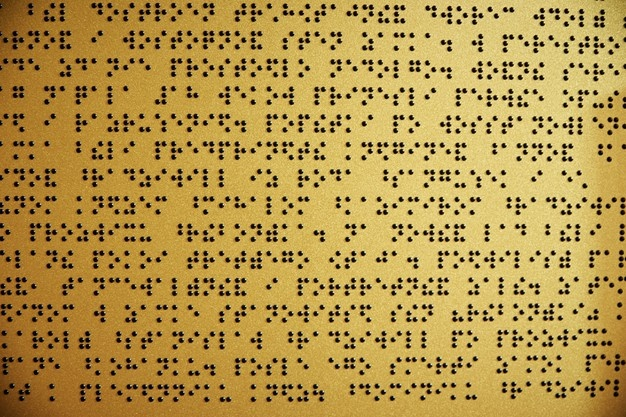
#> input picture obr/imagens/placa-braille-com-inscricoes.jpg, 626 x 417 px, found by its file name
$ jupyter execute construindo_a_box_versao4.ipynb
#> lines starting #> are read from the running program, lines starting #| are printed output that depends on the picture; after the words box and inside, x2 and y2 are one past the last pixel; in counts of white or black regions, pixels touching at a corner belong together
[cell 1]
import cv2
import matplotlib.pyplot as plt
import numpy as np
import skimage.morphology
import statistics as stat

[cell 2]
img = cv2.imread("/content/drive/MyDrive/Colab Notebooks/imagens/placa-braille-com-inscricoes.jpg", 0)
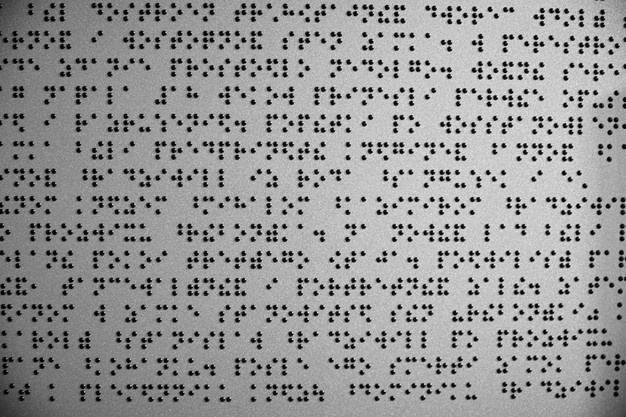
#> img: shape (417, 626); min 0, max 253, mean 149.9
_ , img_bin = cv2.threshold(img, 50, 255, cv2.THRESH_BINARY)
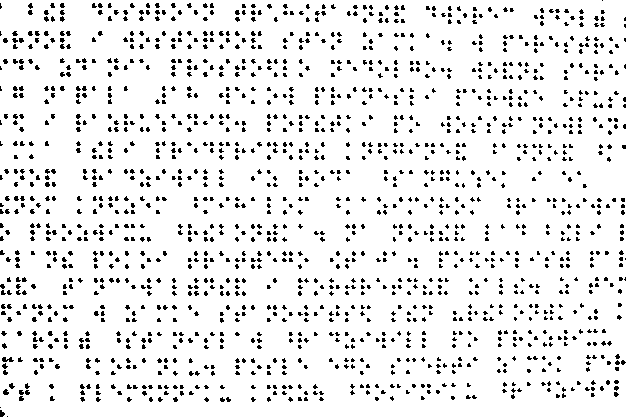
#> img_bin: shape (417, 626); 91.5% white; black in thin lines or dots
img_bin = (~img_bin)/255
#> img_bin: shape (417, 626) float64; values 0 (black) and 1 (white), 8.5% white in thin lines or dots

# Realizando erosão seguida de dilatação para separar pontos conectados
kernel = skimage.morphology.disk(1)
dst_img = cv2.erode( img_bin, kernel, iterations = 1 )
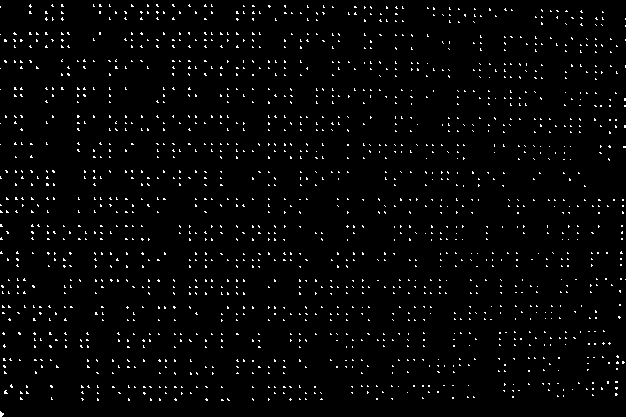
#> dst_img: shape (417, 626) float64; values 0 (black) and 1 (white), 2.3% white in thin lines or dots
dst_img = cv2.dilate( dst_img, kernel, iterations = 1 )
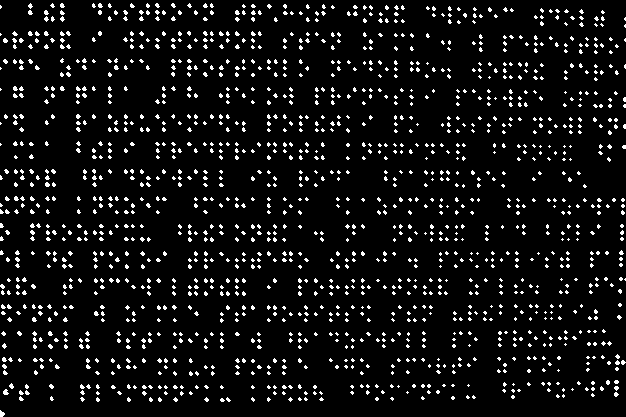
#> dst_img: shape (417, 626) float64; values 0 (black) and 1 (white), 7.1% white in thin lines or dots

plt.figure(figsize=(12,12))
plt.imshow(dst_img, cmap='gray')

[cell 3]
def make_histogram_y(img):
    '''
    Organiza os dados da projeção horizontal na imagem

    Entrada:
    img -> Array da imagem

    Saída:
    hist -> Array com os valores do histograma de projeção horizontal
    '''

    height, width = img.shape

    hist = np.zeros(height)
    for x in range(height):
        for y in range(width):
            if (img[x][y] == 1):
                hist[x] += 1

    return np.array(hist)

[cell 4]
def make_histogram_x(img):
    '''
    Organiza os dados da projeção vertical na imagem

    Entrada:
    img -> Array da imagem

    Saída:
    hist -> Array com os valores do histograma de projeção vertical
    '''

    height, width = img.shape

    hist = np.zeros(width)
    for x in range(height):
        for y in range(width):
            if (img[x][y] == 1):
                hist[y] += 1

    return np.array(hist)

[cell 5]
def get_delimiters(hist):
    delimiters = list()
    for i in range(1, len(hist)-1):
        if (hist[i] > 0) and (hist[i-1] == 0) and (hist[i+1] > 0):
            delimiters.append(i-1)
        if (hist[i] > 0) and (hist[i-1] > 0) and (hist[i+1] == 0):
            delimiters.append(i+1)
    return delimiters

[cell 6]
hist_y = make_histogram_y(img_bin)
#> hist_y = 417 values, max 190 at index 199, min 0 at index 1, mean 53.27
x = np.arange(len(hist_y))
#> x = 417 values from 0 to 416

plt.figure(figsize=(12,6))
plt.plot(x, hist_y)
plt.xlim(0, len(hist_y))

delimiters_y = get_delimiters(hist_y)
#> after the loop in get_delimiters, `for i in range(1, len(hist)-1):`: delimiters = 43 values from 2 to 409
#> delimiters_y = 43 values from 2 to 409
for lx in delimiters_y:
    plt.axvline(lx, color='red')
#> this loop made 43 passes
#> lx on passes 1 to 12: 2, 28, 30, 54, 57, 81, 85, 108, 113, 135, 140, 162
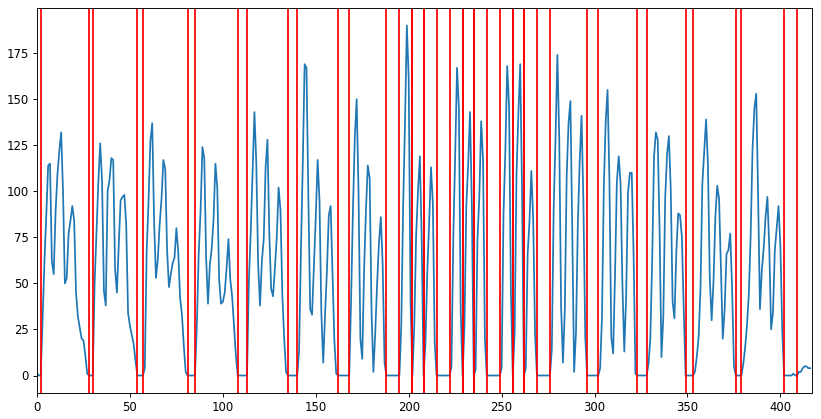
#> figure drawn by matplotlib, 1 panel; curve peaks at x = 199, y = 190

[cell 7]
distances_y = list()
for i in range(len(delimiters_y)-1):
    distances_y.append(delimiters_y[i+1] - delimiters_y[i])
#> this loop made 42 passes
#> after the loop, distances_y = 42 values, max 26 at index 0, min 0 at index 15, mean 9.69
    # print(f"{delimiters_y[i+1]} - {delimiters_y[i]}", end='\n')
print(distances_y)
#| [26, 2, 24, 3, 24, 4, 23, 5, 22, 5, 22, 6, 20, 7, 7, 0, 6, 0, 7, 7, 7, 0, 6, 0, 7, 7, 7, 0, 6, 0, 7, 7, 20, 6, 21, 5, 21, 4, 23, 3, 23, 7]
print(f"Menor distância entre as linhas de pontos: {np.min(distances_y)}")
#| Menor distância entre as linhas de pontos: 0
print(f"Distância que mais se repete: {stat.mode(distances_y)}")
#| Distância que mais se repete: 7

[cell 8]
def get_line_delimiters(delimiters):

    distances = list()
    for i in range(len(delimiters)-1):
        distances.append(delimiters[i+1] - delimiters[i])
        # print(f"{delimiters[i+1]} - {delimiters[i]}", end='\n')
    distances = np.array(distances)

    min = distances.min() # Distância entre linhas de pontos de um mesmo caractere
    max = distances.max() # Altura de um caractere
    # mode=stat.mode(distances) # Distância

    line_delimiters = list()
    for i in range(1, len(delimiters)-2):

        if (distances[i] > min+1 and distances[i] < max//2
            and distances[i+1] > min+1 and distances[i-1] > min+1):

            line_delimiters.append(delimiters[i])
            line_delimiters.append(delimiters[i+1])
        if i-1 == 0:
            line_delimiters.append(delimiters[i-1])
        if i+1 == len(delimiters)-2:
            line_delimiters.append(delimiters[i+1])

    return line_delimiters

[cell 9]
line_delimiters = get_line_delimiters(delimiters_y)
#> the loop in get_line_delimiters, `for i in range(len(delimiters)-1):` made 42 passes
#> after the loop in get_line_delimiters, `for i in range(len(delimiters)-1):`: distances has the same summary as distances_y outside get_line_delimiters
#> in get_line_delimiters, `min = distances.min()`: min = 0
#> in get_line_delimiters, `max = distances.max()`: max = 26
#> the loop in get_line_delimiters, `for i in range(1, len(delimiters)-2): ` made 40 passes
#> after the loop in get_line_delimiters, `for i in range(1, len(delimiters)-2):`: line_delimiters = 30 values, max 402 at index 29, min 2 at index 2, mean 204.2

plt.figure(figsize=(12,6))
plt.plot(x, hist_y)
plt.xlim(0, len(hist_y))

for lx in line_delimiters:
    plt.axvline(lx, color='red')
#> this loop made 30 passes
# print(delimiters_y)
# print(line_delimiters)
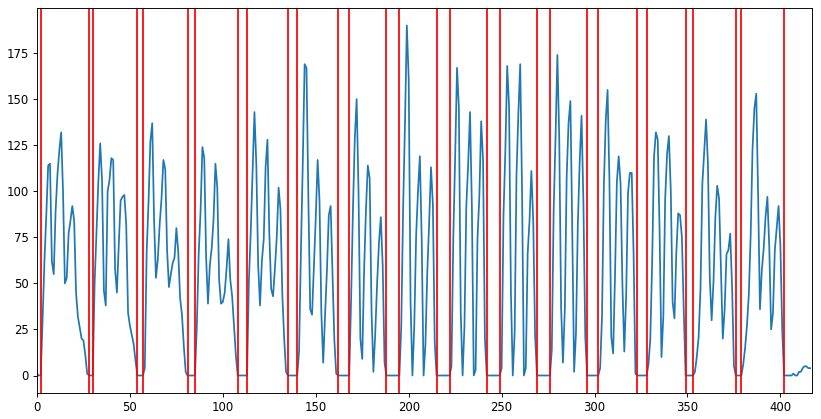
#> figure drawn by matplotlib, 1 panel; curve peaks at x = 199, y = 190

[cell 10]
plt.figure(figsize=(12,12))
plt.imshow(dst_img, cmap='gray')

for ly in line_delimiters:
    plt.axhline(ly, color='red')
#> this loop made 30 passes
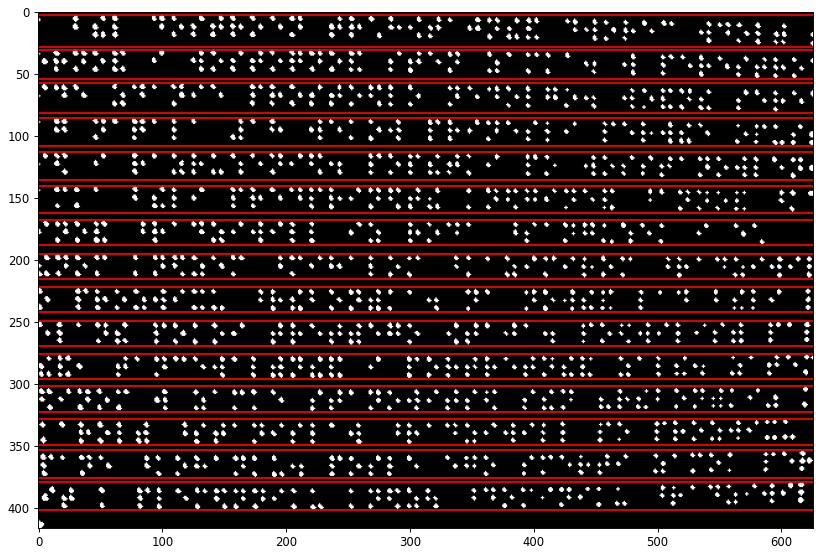
#> figure drawn by matplotlib, 1 panel

[cell 11]
# Função que recebe uma imagem de texto braille e retorna subimagens com cada
# caractere da imagem
def get_line_subimages(img, line_delimiters):

    line_delimiters = sorted(line_delimiters)
    line_subimages = list()
    for i in range(len(line_delimiters)//2):
        line_subimages.append(img[line_delimiters[2*i]:line_delimiters[2*i+1],:])
    return line_subimages

[cell 12]
line_subimages = get_line_subimages(dst_img, line_delimiters)
#> in get_line_subimages, `line_delimiters = sorted(line_delimiters)`: line_delimiters = 30 values from 2 to 402
#> the loop in get_line_subimages, `for i in range(len(line_delimiters)//2):` made 15 passes
#> after the loop in get_line_subimages, `for i in range(len(line_delimiters)//2):`: line_subimages = 15 items
#> line_subimages = 15 items
fig, axs = plt.subplots(nrows=len(line_subimages), ncols=1, figsize=(16,14))
for i in range(len(line_subimages)):
    axs[i].imshow(line_subimages[i], cmap='gray')
#> this loop made 15 passes
print(sorted(line_delimiters))
#| [2, 28, 30, 54, 57, 81, 85, 108, 113, 135, 140, 162, 168, 188, 195, 215, 222, 242, 249, 269, 276, 296, 302, 323, 328, 349, 353, 376, 379, 402]
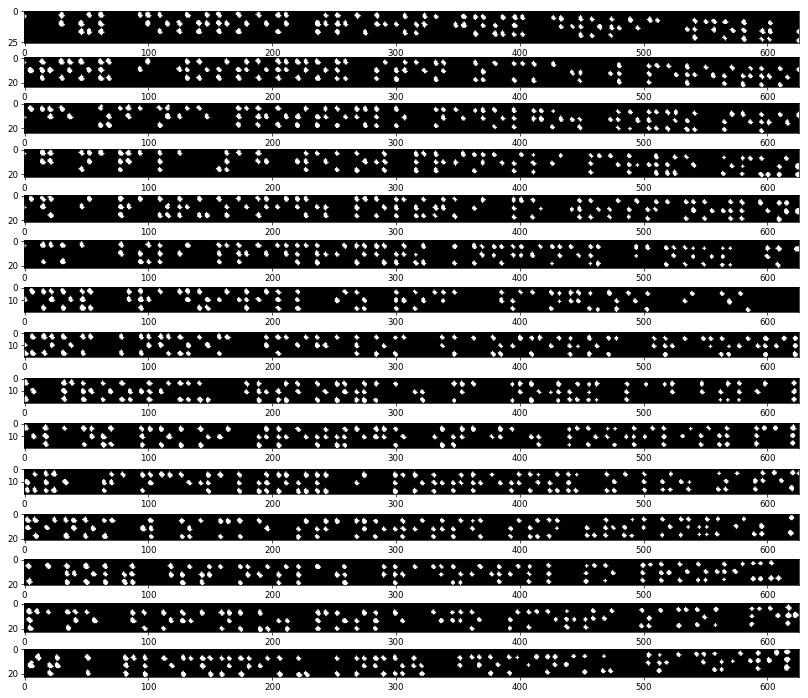
#> figure drawn by matplotlib, 15 panels

[cell 13]
def get_box_x_delimiters(delimiters_x):

    distances = list()
    for i in range(len(delimiters_x)-1):
        distances.append(delimiters_x[i+1] - delimiters_x[i])
        # print(f"{delimiters_x[i+1]} - {delimiters_x[i]}", end='\n')
    distances = np.array(distances)
    min = distances.min()
    mode=stat.mode(distances)

    box_x_delimiters = list()
    for i in range(len(delimiters_x)-1):

        # Delimitando os caracters que possuem pontos nas duas colunas
        diameter = mode
        if (distances[i] <= min+1):
            if i != 0:
                diameter = delimiters_x[i] - delimiters_x[i-1]
            box_x_delimiters.append(delimiters_x[i] - diameter)
            box_x_delimiters.append(delimiters_x[i+1] + diameter)

        #Delimitando os caracteres de início e final de linha
        elif i == 0:
            # Caso em que o caractere possui pontos apenas na coluna da esquerda
            if (distances[i+1] > mode+min):
                box_x_delimiters.append(delimiters_x[i+1] + min + mode)
                box_x_delimiters.append(delimiters_x[i])
            # Caso em que o caractere possui pontos apenas na coluna da direita
            else:
                box_x_delimiters.append(delimiters_x[i] - min - mode)
                box_x_delimiters.append(delimiters_x[i+1])

        elif (i == len(distances)-1):
            # Caso em que o caractere possui pontos apenas na coluna da direita
            if (distances[i-1] > mode+min and distances[i-3] > min+1):
                box_x_delimiters.append(delimiters_x[i-1] - min - mode)
                box_x_delimiters.append(delimiters_x[i])
            # Caso em que o caractere possui pontos apenas na coluna da esquerda
            else:
                box_x_delimiters.append(delimiters_x[i+1] + min + mode)
                box_x_delimiters.append(delimiters_x[i])

        # Delimitando os caracteres que possuem pontos apenas na coluna da esquerda
        if (distances[i] > 1.5*mode+min):
            if i > 1 and distances[i-2] > min+1:
                box_x_delimiters.append(delimiters_x[i] + min + mode)
                box_x_delimiters.append(delimiters_x[i-1])

        # Delimitando os caracteres que possuem pontos apenas na coluna da direita
        elif ((distances[i] > 1.5*mode+min) and (i < len(delimiters_x)-3) and
            (distances[i+2] > min+1)):
            # if (i < len(delimiters_x)-3) and distances[i+2] > min+1:
                box_x_delimiters.append(delimiters_x[i+2])
                box_x_delimiters.append(delimiters_x[i+1] - min - mode)
            # elif i == len(delimiters_x)-2:
            #     box_x_delimiters.append(delimiters_x[i+2])
            #     box_x_delimiters.append(delimiters_x[i+1] - min - mode)

        # Delimitando os caracteres de espaço em branco
        if (distances[i] >= 3*mode+min):
            box_x_delimiters.append(delimiters_x[i] + mode)
            box_x_delimiters.append(delimiters_x[i+1] - mode)

    return box_x_delimiters

[cell 14]
hist_x = make_histogram_x(line_subimages[14])
#> hist_x = 626 values, max 14 at index 82, min 0 at index 0, mean 1.97
delimiters_x = get_delimiters(hist_x)
#> delimiters_x = 124 values from 2 to 619
box_x_delimiters = get_box_x_delimiters(delimiters_x)
#> the loop in get_box_x_delimiters, `for i in range(len(delimiters_x)-1):` made 123 passes
#> after the loop in get_box_x_delimiters, `for i in range(len(delimiters_x)-1):`: distances = 123 values, max 25 at index 7, min 0 at index 3, mean 5.02
#> in get_box_x_delimiters, `min = distances.min()`: min = 0
#> in get_box_x_delimiters, `mode=stat.mode(distances)`: mode = 5
#> the loop in get_box_x_delimiters, `for i in range(len(delimiters_x)-1):` made 123 passes
#> after the loop in get_box_x_delimiters, `for i in range(len(delimiters_x)-1):`: box_x_delimiters = 72 values, max 624 at index 70, min -3 at index 0, mean 298.2

plt.figure(figsize=(30,24))
plt.imshow(line_subimages[14], cmap='gray')

for lx in box_x_delimiters:
    plt.axvline(lx, color='red')
#> this loop made 72 passes
#> lx on passes 1 to 12: -3, 14, 18, 30, 35, 43, 59, 48, 59, 74, 79, 91
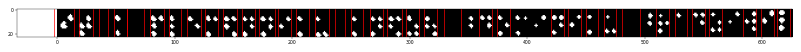
#> figure drawn by matplotlib, 1 panel

[cell 15]
def get_subimages(img, delim):

    delim = sorted(delim)
    for i in range(len(delim)):
        if delim[i] < 0:
            delim[i] = 0
    subimages = list()
    for i in range(len(delim)//2):
        subimages.append(img[:, delim[2*i]:delim[2*i+1]])
    return subimages

[cell 16]
subimages = get_subimages(line_subimages[14], box_x_delimiters)
#> in get_subimages, `delim = sorted(delim)`: delim = 72 values from -3 to 624
#> the loop in get_subimages, `for i in range(len(delim)):` made 72 passes
#> after the loop in get_subimages, `for i in range(len(delim)):`: delim = 72 values from 0 to 624
#> the loop in get_subimages, `for i in range(len(delim)//2):` made 36 passes
#> after the loop in get_subimages, `for i in range(len(delim)//2):`: subimages = 36 items
#> subimages = 36 items
fig, axs = plt.subplots(nrows=1, ncols=len(subimages), figsize=(16,14))
for i in range(len(subimages)):
    axs[i].imshow(subimages[i], cmap='gray')
#> this loop made 36 passes
print(i)
#| 35
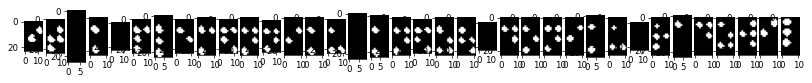
#> figure drawn by matplotlib, 36 panels
